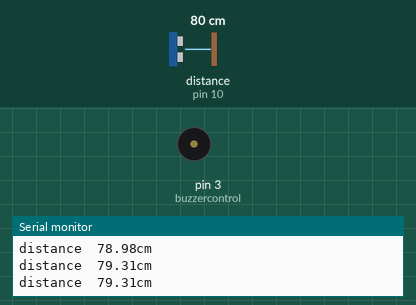
The sketch below on a simulated Arduino Uno, built with avr-gcc and run on an emulated ATmega328P. On the bench: buzzer (waves = sounding, pin HIGH), the last lines printed to the serial monitor. Wiring (inferred from the names in the program): ultrasonic range finder: trigger pin 9; echo pin 10. Inputs (shaded band) come from the test bench; at power-on: distance to the obstacle (sensor on pin 10) 80 cm. The echo pulse lasts 58.3 µs per cm; pins used as bus, display or sensor lines are not drawn.

Above: at 1.3 s.
1.4 s: distance to the obstacle (sensor on pin 10) set to 12 cm
2.9 s: distance to the obstacle (sensor on pin 10) set to 9 cm
At 4.0 s:
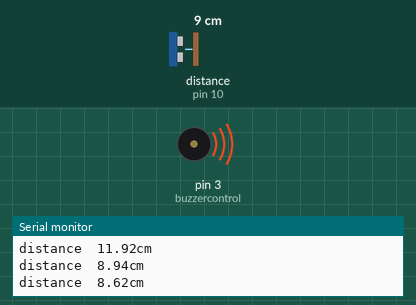
4.5 s: distance to the obstacle (sensor on pin 10) set to 18 cm
At 5.3 s:
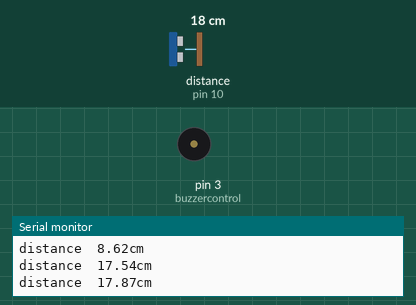
6.0 s: distance to the obstacle (sensor on pin 10) set to 2 cm
At 6.7 s:
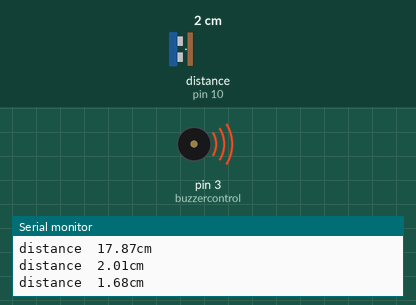
Timing chart, 0 to 8.5 s (numbered marks = the images above; inputs shaded):
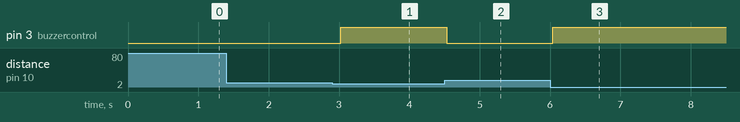

The sketch:

Ultrasonic_distance_sensor_withBuzzer.ino
```cpp
#define trigPin 9
#define echoPin 10
#define buzzercontrol  3
void setup(){
  pinMode(trigPin, OUTPUT);
  pinMode(echoPin, INPUT);
  pinMode(buzzercontrol, OUTPUT);
  Serial.begin(9600);
}
void loop(){
  float distance ;
  long duration ;
   digitalWrite(trigPin, LOW);
   delayMicroseconds(2);
   digitalWrite(trigPin, HIGH);
   delayMicroseconds(10);
   digitalWrite(trigPin , LOW);

   duration =pulseIn(echoPin,HIGH);
    distance = duration * .034/2;

    Serial.print("distance  ");
    Serial.print(distance);
    Serial.println("cm");

    if(distance<10){
             digitalWrite(buzzercontrol, HIGH);
    } else {
       digitalWrite(buzzercontrol, LOW);
    }

    delay(500);
}
```

Measured:
- the behaviour switches between 11 and 10 cm on distance to the obstacle (sensor on pin 10) (found by bisection; images 0 and 1)
- after the input at 2.9 s, pin 3 (buzzercontrol): LOW → HIGH after 0.12 s
- after the input at 4.5 s, pin 3 (buzzercontrol): HIGH → LOW at once
- after the input at 6.0 s, pin 3 (buzzercontrol): LOW → HIGH at once
